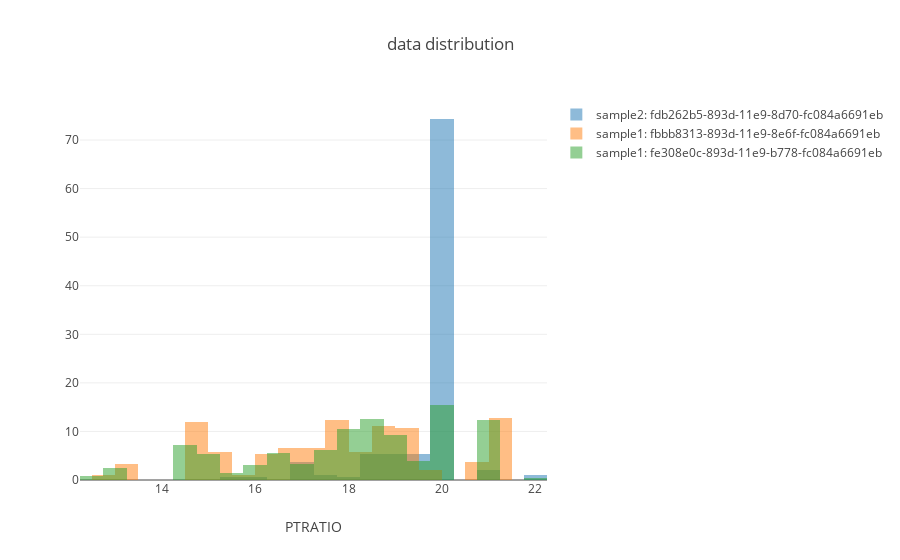

The notebook cell this image was saved under:
### Markdown cell above
### Plot data

### Code cell
plot.histogram_data(ml_repo, {ml_repo.tree.test_data.sample2() :['last'], ml_repo.tree.training_data.sample1(): ['first','last']}, x_coordinate = 'PTRATIO') #, y_coordinate='MEDV')

### Figure 1 — Plotly figure (JSON) as saved in the notebook; plotly's stock layout.template omitted (floating-point values rounded to 4 significant figures; data arrays with more than 128 entries replaced by an {"elided": "..."} marker saying what was removed)
{"data": [{"histnorm": "percent", "name": "sample2: fdb262b5-893d-11e9-8d70-fc084a6691eb", "opacity": 0.5, "text": "", "type": "histogram", "uid": "c829b4d5-75b8-4813-af74-d2c1fd960b74", "x": {"elided": "187 float values"}}, {"histnorm": "percent", "name": "sample1: fbbb8313-893d-11e9-8e6f-fc084a6691eb", "opacity": 0.5, "text": "", "type": "histogram", "uid": "8f89d16d-c6f3-4ee7-adb4-617d5be0fae6", "x": {"elided": "299 float values"}}, {"histnorm": "percent", "name": "sample1: fe308e0c-893d-11e9-b778-fc084a6691eb", "opacity": 0.5, "text": "", "type": "histogram", "uid": "a6fe0fb8-133e-4be4-90af-d3d70e13bfdf", "x": {"elided": "399 float values"}}], "layout": {"barmode": "overlay", "title": {"text": "data distribution"}, "xaxis": {"title": {"text": "PTRATIO"}}}}
